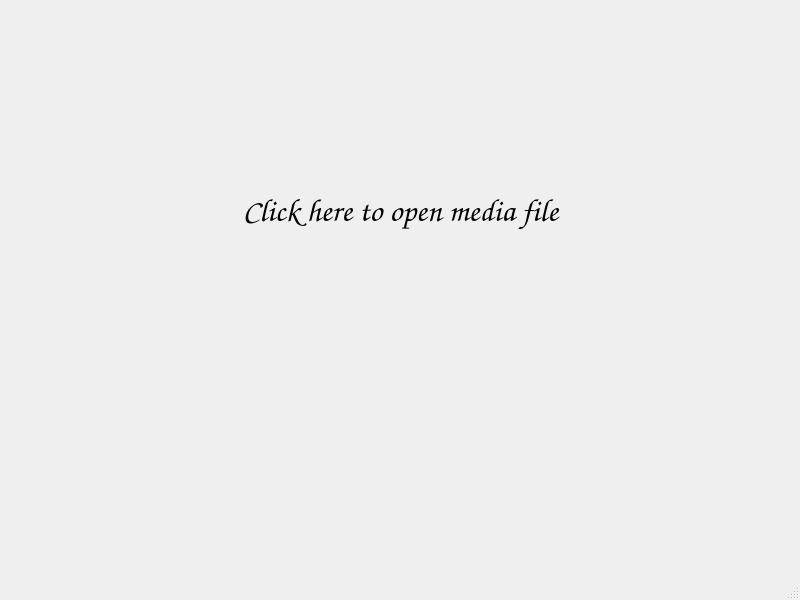
<?xml version="1.0" encoding="UTF-8"?>
<ui version="4.0">
 <class>Player</class>
 <widget class="QMainWindow" name="Player">
  <property name="geometry">
   <rect>
    <x>0</x>
    <y>0</y>
    <width>800</width>
    <height>600</height>
   </rect>
  </property>
  <property name="windowTitle">
   <string>MainWindow</string>
  </property>
  <widget class="QWidget" name="centralwidget">
   <widget class="QLabel" name="openMediafileLabel">
    <property name="geometry">
     <rect>
      <x>160</x>
      <y>180</y>
      <width>481</width>
      <height>61</height>
     </rect>
    </property>
    <property name="font">
     <font>
      <family>Comic Sans MS</family>
      <pointsize>24</pointsize>
      <bold>true</bold>
     </font>
    </property>
    <property name="text">
     <string>Click &lt;a href=&quot; &quot;&gt;here&lt;/a&gt; to open media file</string>
    </property>
    <property name="alignment">
     <set>Qt::AlignCenter</set>
    </property>
   </widget>
  </widget>
  <widget class="QStatusBar" name="statusbar"/>
  <action name="actionAllo">
   <property name="text">
    <string>Allo</string>
   </property>
  </action>
 </widget>
 <resources/>
 <connections/>
</ui>
